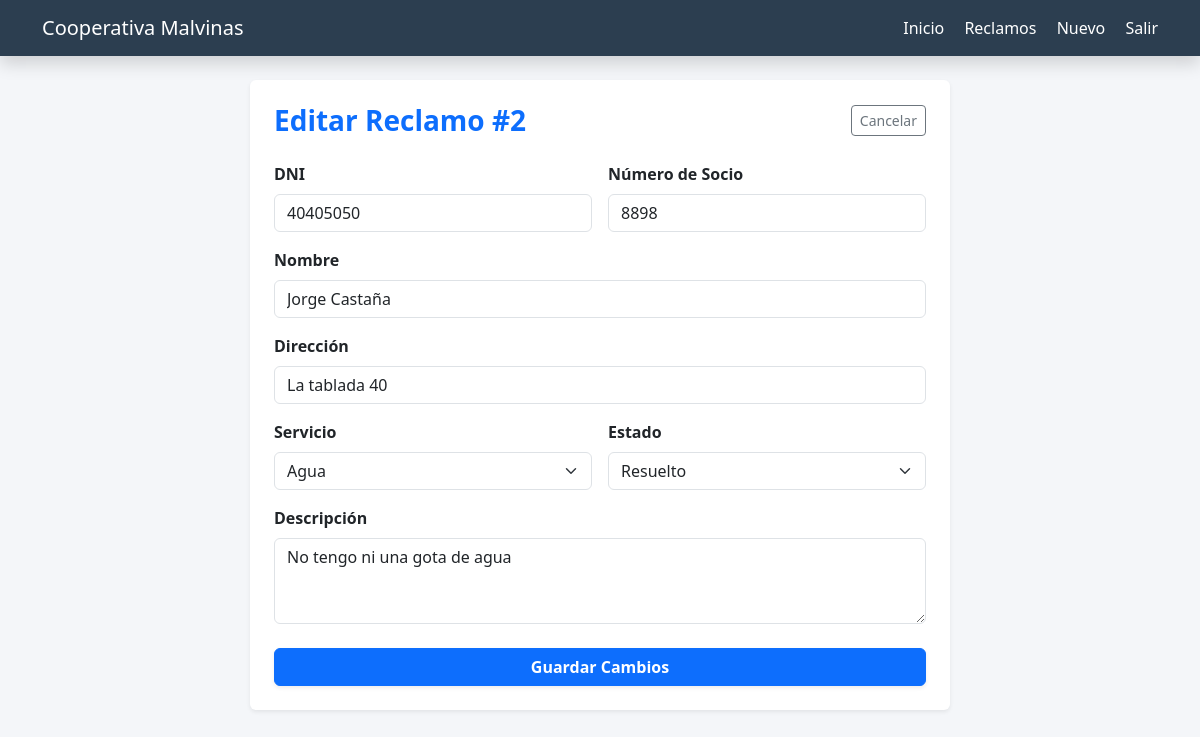
Screenshot of /editar/2 (signed in) with the database file from the repository.
### tables this page shows
CREATE TABLE reclamos (
            id INTEGER PRIMARY KEY AUTOINCREMENT,
            dni TEXT NOT NULL,
            nro_socio TEXT NOT NULL,
            nombre TEXT NOT NULL,
            direccion TEXT NOT NULL,
            tipo TEXT NOT NULL,
            descripcion TEXT NOT NULL,
            estado TEXT DEFAULT 'Pendiente'
        );

### app.py (the view, shortened to what this page needs)
@app.route("/editar/<int:id>", methods=["GET", "POST"])
@login_required
def editar_reclamo(id):
    conn = get_connection()
    cursor = conn.cursor()
    cursor.execute("SELECT * FROM reclamos WHERE id=?", (id,))
    reclamo = cursor.fetchone()
    conn.close()
    return render_template("editar_reclamo.html", r=reclamo)

### app.py (called while the page is built)
def login_required(f):
    @wraps(f)
    def decorated_function(*args, **kwargs):
        if "user" not in session:
            return redirect(url_for("login"))
        return f(*args, **kwargs)
    return decorated_function

### database.py (called while the page is built)
def get_connection():
    conn = sqlite3.connect("reclamos.db")
    conn.row_factory = sqlite3.Row
    return conn

### templates/editar_reclamo.html (shortened to what this page needs)
{% extends "base.html" %}
{% block content %}
<div class="card shadow-sm p-4 mx-auto border-0" style="max-width: 700px;">
    <div class="d-flex justify-content-between align-items-center mb-4">
        <h3 class="text-primary fw-bold m-0">Editar Reclamo #{{ r[0] }}</h3>
        <a href="{{ url_for('reclamos') }}" class="btn btn-outline-secondary btn-sm">Cancelar</a>
    </div>
    <form method="POST">
        <div class="row g-3">
            <div class="col-md-6"><label class="form-label fw-bold">DNI</label><input type="text" name="dni" class="form-control" value="{{ r[1] }}" required></div>
            <div class="col-md-6"><label class="form-label fw-bold">Número de Socio</label><input type="text" name="nro_socio" class="form-control" value="{{ r[2] }}" required></div>
            <div class="col-12"><label class="form-label fw-bold">Nombre</label><input type="text" name="nombre" class="form-control" value="{{ r[3] }}" required></div>
            <div class="col-12"><label class="form-label fw-bold">Dirección</label><input type="text" name="direccion" class="form-control" value="{{ r[4] }}" required></div>
            <div class="col-md-6">
                <label class="form-label fw-bold">Servicio</label>
                <select name="tipo" class="form-select" required>
                    <option value="Agua" {% if r[5] == 'Agua' %}selected{% endif %}>Agua</option>
                </select>
            </div>
            <div class="col-md-6">
                <label class="form-label fw-bold">Estado</label>
                <select name="estado" class="form-select" required>
                    <option value="Resuelto" {% if r[7] == 'Resuelto' %}selected{% endif %}>Resuelto</option>
                </select>
            </div>
            <div class="col-12"><label class="form-label fw-bold">Descripción</label><textarea name="descripcion" class="form-control" rows="3" required>{{ r[6] }}</textarea></div>
        </div>
        <button type="submit" class="btn btn-primary w-100 mt-4 shadow-sm fw-bold">Guardar Cambios</button>
    </form>
</div>
{% endblock %}

### templates/base.html (style rules this page uses)
body { background-color: #f4f6f9; font-family: 'Segoe UI', Tahoma, Geneva, Verdana, sans-serif; }

### rows the page displays
reclamos: id "2", dni "40405050", nro_socio "8898", nombre "Jorge Castaña", direccion "La tablada 40", tipo "Agua", estado "Resuelto", descripcion "No tengo ni una gota de agua"
